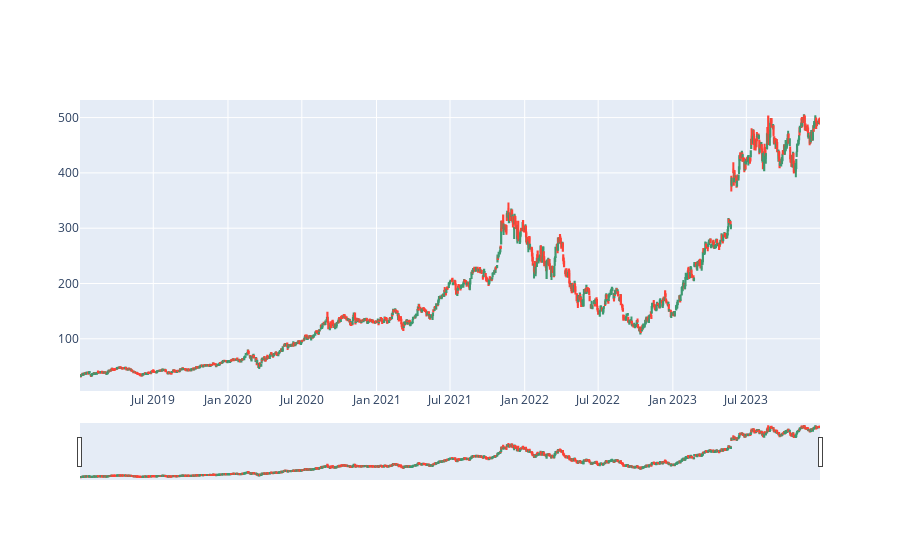

Notebook cell for this chart:
### Code cell
# Plotting stokck price data in candlestick pattern
fig = go.Figure(data=[go.Candlestick(x=df.index,
                open=df['Open'],
                high=df['High'],
                low=df['Low'],
                close=df['Close'])])

fig.show()

### Figure 1 — Plotly figure (JSON) as saved in the notebook; plotly's stock layout.template omitted (floating-point values rounded to 4 significant figures; data arrays with more than 128 entries replaced by an {"elided": "..."} marker saying what was removed)
{"data": [{"close": {"elided": "1258 float values"}, "high": {"elided": "1258 float values"}, "low": {"elided": "1258 float values"}, "open": {"elided": "1258 float values"}, "type": "candlestick", "x": {"elided": "1258 str values"}}], "layout": {}}
